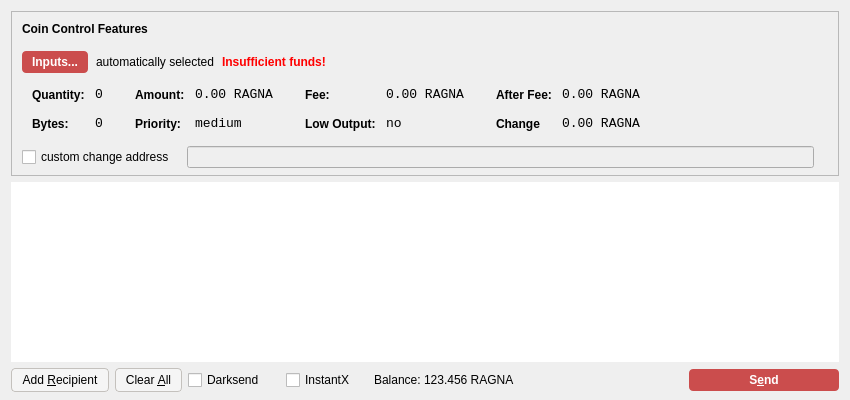
<?xml version="1.0" encoding="UTF-8"?>
<ui version="4.0">
 <class>SendCoinsDialog</class>
 <widget class="QDialog" name="SendCoinsDialog">
  <property name="geometry">
   <rect>
    <x>0</x>
    <y>0</y>
    <width>850</width>
    <height>400</height>
   </rect>
  </property>
  <property name="windowTitle">
   <string>Send Coins</string>
  </property>
  <layout class="QVBoxLayout" name="verticalLayout" stretch="0,1,0">
   <property name="bottomMargin">
    <number>8</number>
   </property>
   <item>
    <widget class="QFrame" name="frameCoinControl">
     <property name="sizePolicy">
      <sizepolicy hsizetype="Expanding" vsizetype="Expanding">
       <horstretch>0</horstretch>
       <verstretch>0</verstretch>
      </sizepolicy>
     </property>
     <property name="maximumSize">
      <size>
       <width>16777215</width>
       <height>16777215</height>
      </size>
     </property>
     <property name="frameShape">
      <enum>QFrame::StyledPanel</enum>
     </property>
     <property name="frameShadow">
      <enum>QFrame::Sunken</enum>
     </property>
     <layout class="QVBoxLayout" name="verticalLayoutCoinControl2">
      <property name="spacing">
       <number>6</number>
      </property>
      <property name="leftMargin">
       <number>0</number>
      </property>
      <property name="topMargin">
       <number>0</number>
      </property>
      <property name="rightMargin">
       <number>0</number>
      </property>
      <property name="bottomMargin">
       <number>6</number>
      </property>
      <item>
       <layout class="QVBoxLayout" name="verticalLayoutCoinControl" stretch="0,0,0,0,1">
        <property name="spacing">
         <number>0</number>
        </property>
        <property name="leftMargin">
         <number>10</number>
        </property>
        <property name="topMargin">
         <number>10</number>
        </property>
        <item>
         <layout class="QHBoxLayout" name="horizontalLayoutCoinControl1">
          <property name="bottomMargin">
           <number>15</number>
          </property>
          <item>
           <widget class="QLabel" name="labelCoinControlFeatures">
            <property name="sizePolicy">
             <sizepolicy hsizetype="Preferred" vsizetype="Maximum">
              <horstretch>0</horstretch>
              <verstretch>0</verstretch>
             </sizepolicy>
            </property>
            <property name="font">
             <font>
              <weight>75</weight>
              <bold>true</bold>
             </font>
            </property>
            <property name="styleSheet">
             <string notr="true">font-weight:bold;</string>
            </property>
            <property name="text">
             <string>Coin Control Features</string>
            </property>
           </widget>
          </item>
         </layout>
        </item>
        <item>
         <layout class="QHBoxLayout" name="horizontalLayoutCoinControl2" stretch="0,0,0,0">
          <property name="spacing">
           <number>8</number>
          </property>
          <property name="bottomMargin">
           <number>10</number>
          </property>
          <item>
           <widget class="QPushButton" name="pushButtonCoinControl">
            <property name="styleSheet">
             <string notr="true">background-color: rgb(203, 77, 77);
color: rgb(255, 255, 255);
border-radius: 4px;
border-color:  rgb(203, 77, 77);
font-weight: 600;
padding: 4px;
padding-left: 10px;
padding-right: 10px;</string>
            </property>
            <property name="text">
             <string>Inputs...</string>
            </property>
           </widget>
          </item>
          <item>
           <widget class="QLabel" name="labelCoinControlAutomaticallySelected">
            <property name="text">
             <string>automatically selected</string>
            </property>
            <property name="margin">
             <number>5</number>
            </property>
           </widget>
          </item>
          <item>
           <widget class="QLabel" name="labelCoinControlInsuffFunds">
            <property name="font">
             <font>
              <weight>75</weight>
              <bold>true</bold>
             </font>
            </property>
            <property name="styleSheet">
             <string notr="true">color:red;font-weight:bold;</string>
            </property>
            <property name="text">
             <string>Insufficient funds!</string>
            </property>
            <property name="margin">
             <number>5</number>
            </property>
           </widget>
          </item>
          <item>
           <spacer name="horizontalSpacerCoinControl">
            <property name="orientation">
             <enum>Qt::Horizontal</enum>
            </property>
            <property name="sizeHint" stdset="0">
             <size>
              <width>40</width>
              <height>1</height>
             </size>
            </property>
           </spacer>
          </item>
         </layout>
        </item>
        <item>
         <widget class="QWidget" name="widgetCoinControl" native="true">
          <property name="sizePolicy">
           <sizepolicy hsizetype="Preferred" vsizetype="Preferred">
            <horstretch>0</horstretch>
            <verstretch>0</verstretch>
           </sizepolicy>
          </property>
          <property name="minimumSize">
           <size>
            <width>0</width>
            <height>0</height>
           </size>
          </property>
          <property name="styleSheet">
           <string notr="true"/>
          </property>
          <layout class="QHBoxLayout" name="horizontalLayoutCoinControl5">
           <property name="leftMargin">
            <number>0</number>
           </property>
           <property name="topMargin">
            <number>0</number>
           </property>
           <property name="rightMargin">
            <number>0</number>
           </property>
           <property name="bottomMargin">
            <number>0</number>
           </property>
           <item>
            <layout class="QHBoxLayout" name="horizontalLayoutCoinControl3" stretch="0,0,0,1">
             <property name="spacing">
              <number>20</number>
             </property>
             <property name="topMargin">
              <number>0</number>
             </property>
             <property name="bottomMargin">
              <number>10</number>
             </property>
             <item>
              <layout class="QFormLayout" name="formLayoutCoinControl1">
               <property name="horizontalSpacing">
                <number>10</number>
               </property>
               <property name="verticalSpacing">
                <number>14</number>
               </property>
               <property name="leftMargin">
                <number>10</number>
               </property>
               <property name="topMargin">
                <number>4</number>
               </property>
               <property name="rightMargin">
                <number>6</number>
               </property>
               <item row="0" column="0">
                <widget class="QLabel" name="labelCoinControlQuantityText">
                 <property name="styleSheet">
                  <string notr="true">font-weight:bold;</string>
                 </property>
                 <property name="text">
                  <string>Quantity:</string>
                 </property>
                 <property name="margin">
                  <number>0</number>
                 </property>
                </widget>
               </item>
               <item row="0" column="1">
                <widget class="QLabel" name="labelCoinControlQuantity">
                 <property name="font">
                  <font>
                   <family>Monospace</family>
                   <pointsize>10</pointsize>
                  </font>
                 </property>
                 <property name="cursor">
                  <cursorShape>IBeamCursor</cursorShape>
                 </property>
                 <property name="contextMenuPolicy">
                  <enum>Qt::ActionsContextMenu</enum>
                 </property>
                 <property name="text">
                  <string>0</string>
                 </property>
                 <property name="margin">
                  <number>0</number>
                 </property>
                 <property name="textInteractionFlags">
                  <set>Qt::LinksAccessibleByMouse|Qt::TextSelectableByKeyboard|Qt::TextSelectableByMouse</set>
                 </property>
                </widget>
               </item>
               <item row="1" column="0">
                <widget class="QLabel" name="labelCoinControlBytesText">
                 <property name="styleSheet">
                  <string notr="true">font-weight:bold;</string>
                 </property>
                 <property name="text">
                  <string>Bytes:</string>
                 </property>
                </widget>
               </item>
               <item row="1" column="1">
                <widget class="QLabel" name="labelCoinControlBytes">
                 <property name="font">
                  <font>
                   <family>Monospace</family>
                   <pointsize>10</pointsize>
                  </font>
                 </property>
                 <property name="cursor">
                  <cursorShape>IBeamCursor</cursorShape>
                 </property>
                 <property name="contextMenuPolicy">
                  <enum>Qt::ActionsContextMenu</enum>
                 </property>
                 <property name="text">
                  <string>0</string>
                 </property>
                 <property name="textInteractionFlags">
                  <set>Qt::LinksAccessibleByMouse|Qt::TextSelectableByKeyboard|Qt::TextSelectableByMouse</set>
                 </property>
                </widget>
               </item>
              </layout>
             </item>
             <item>
              <layout class="QFormLayout" name="formLayoutCoinControl2">
               <property name="horizontalSpacing">
                <number>10</number>
               </property>
               <property name="verticalSpacing">
                <number>14</number>
               </property>
               <property name="leftMargin">
                <number>6</number>
               </property>
               <property name="topMargin">
                <number>4</number>
               </property>
               <property name="rightMargin">
                <number>6</number>
               </property>
               <item row="0" column="0">
                <widget class="QLabel" name="labelCoinControlAmountText">
                 <property name="styleSheet">
                  <string notr="true">font-weight:bold;</string>
                 </property>
                 <property name="text">
                  <string>Amount:</string>
                 </property>
                 <property name="margin">
                  <number>0</number>
                 </property>
                </widget>
               </item>
               <item row="0" column="1">
                <widget class="QLabel" name="labelCoinControlAmount">
                 <property name="font">
                  <font>
                   <family>Monospace</family>
                   <pointsize>10</pointsize>
                  </font>
                 </property>
                 <property name="cursor">
                  <cursorShape>IBeamCursor</cursorShape>
                 </property>
                 <property name="contextMenuPolicy">
                  <enum>Qt::ActionsContextMenu</enum>
                 </property>
                 <property name="text">
                  <string>0.00 RAGNA</string>
                 </property>
                 <property name="textInteractionFlags">
                  <set>Qt::LinksAccessibleByMouse|Qt::TextSelectableByKeyboard|Qt::TextSelectableByMouse</set>
                 </property>
                </widget>
               </item>
               <item row="1" column="0">
                <widget class="QLabel" name="labelCoinControlPriorityText">
                 <property name="styleSheet">
                  <string notr="true">font-weight:bold;</string>
                 </property>
                 <property name="text">
                  <string>Priority:</string>
                 </property>
                </widget>
               </item>
               <item row="1" column="1">
                <widget class="QLabel" name="labelCoinControlPriority">
                 <property name="font">
                  <font>
                   <family>Monospace</family>
                   <pointsize>10</pointsize>
                  </font>
                 </property>
                 <property name="cursor">
                  <cursorShape>IBeamCursor</cursorShape>
                 </property>
                 <property name="contextMenuPolicy">
                  <enum>Qt::ActionsContextMenu</enum>
                 </property>
                 <property name="text">
                  <string>medium</string>
                 </property>
                 <property name="textInteractionFlags">
                  <set>Qt::LinksAccessibleByMouse|Qt::TextSelectableByKeyboard|Qt::TextSelectableByMouse</set>
                 </property>
                </widget>
               </item>
              </layout>
             </item>
             <item>
              <layout class="QFormLayout" name="formLayoutCoinControl3">
               <property name="horizontalSpacing">
                <number>10</number>
               </property>
               <property name="verticalSpacing">
                <number>14</number>
               </property>
               <property name="leftMargin">
                <number>6</number>
               </property>
               <property name="topMargin">
                <number>4</number>
               </property>
               <property name="rightMargin">
                <number>6</number>
               </property>
               <item row="0" column="0">
                <widget class="QLabel" name="labelCoinControlFeeText">
                 <property name="styleSheet">
                  <string notr="true">font-weight:bold;</string>
                 </property>
                 <property name="text">
                  <string>Fee:</string>
                 </property>
                 <property name="margin">
                  <number>0</number>
                 </property>
                </widget>
               </item>
               <item row="0" column="1">
                <widget class="QLabel" name="labelCoinControlFee">
                 <property name="font">
                  <font>
                   <family>Monospace</family>
                   <pointsize>10</pointsize>
                  </font>
                 </property>
                 <property name="cursor">
                  <cursorShape>IBeamCursor</cursorShape>
                 </property>
                 <property name="contextMenuPolicy">
                  <enum>Qt::ActionsContextMenu</enum>
                 </property>
                 <property name="text">
                  <string>0.00 RAGNA</string>
                 </property>
                 <property name="textInteractionFlags">
                  <set>Qt::LinksAccessibleByMouse|Qt::TextSelectableByKeyboard|Qt::TextSelectableByMouse</set>
                 </property>
                </widget>
               </item>
               <item row="1" column="0">
                <widget class="QLabel" name="labelCoinControlLowOutputText">
                 <property name="styleSheet">
                  <string notr="true">font-weight:bold;</string>
                 </property>
                 <property name="text">
                  <string>Low Output:</string>
                 </property>
                </widget>
               </item>
               <item row="1" column="1">
                <widget class="QLabel" name="labelCoinControlLowOutput">
                 <property name="font">
                  <font>
                   <family>Monospace</family>
                   <pointsize>10</pointsize>
                  </font>
                 </property>
                 <property name="cursor">
                  <cursorShape>IBeamCursor</cursorShape>
                 </property>
                 <property name="contextMenuPolicy">
                  <enum>Qt::ActionsContextMenu</enum>
                 </property>
                 <property name="text">
                  <string>no</string>
                 </property>
                 <property name="textInteractionFlags">
                  <set>Qt::LinksAccessibleByMouse|Qt::TextSelectableByKeyboard|Qt::TextSelectableByMouse</set>
                 </property>
                </widget>
               </item>
              </layout>
             </item>
             <item>
              <layout class="QFormLayout" name="formLayoutCoinControl4">
               <property name="horizontalSpacing">
                <number>10</number>
               </property>
               <property name="verticalSpacing">
                <number>14</number>
               </property>
               <property name="leftMargin">
                <number>6</number>
               </property>
               <property name="topMargin">
                <number>4</number>
               </property>
               <property name="rightMargin">
                <number>6</number>
               </property>
               <item row="0" column="0">
                <widget class="QLabel" name="labelCoinControlAfterFeeText">
                 <property name="styleSheet">
                  <string notr="true">font-weight:bold;</string>
                 </property>
                 <property name="text">
                  <string>After Fee:</string>
                 </property>
                 <property name="margin">
                  <number>0</number>
                 </property>
                </widget>
               </item>
               <item row="0" column="1">
                <widget class="QLabel" name="labelCoinControlAfterFee">
                 <property name="font">
                  <font>
                   <family>Monospace</family>
                   <pointsize>10</pointsize>
                  </font>
                 </property>
                 <property name="cursor">
                  <cursorShape>IBeamCursor</cursorShape>
                 </property>
                 <property name="contextMenuPolicy">
                  <enum>Qt::ActionsContextMenu</enum>
                 </property>
                 <property name="text">
                  <string>0.00 RAGNA</string>
                 </property>
                 <property name="textInteractionFlags">
                  <set>Qt::LinksAccessibleByMouse|Qt::TextSelectableByKeyboard|Qt::TextSelectableByMouse</set>
                 </property>
                </widget>
               </item>
               <item row="1" column="0">
                <widget class="QLabel" name="labelCoinControlChangeText">
                 <property name="styleSheet">
                  <string notr="true">font-weight:bold;</string>
                 </property>
                 <property name="text">
                  <string>Change</string>
                 </property>
                </widget>
               </item>
               <item row="1" column="1">
                <widget class="QLabel" name="labelCoinControlChange">
                 <property name="font">
                  <font>
                   <family>Monospace</family>
                   <pointsize>10</pointsize>
                  </font>
                 </property>
                 <property name="cursor">
                  <cursorShape>IBeamCursor</cursorShape>
                 </property>
                 <property name="contextMenuPolicy">
                  <enum>Qt::ActionsContextMenu</enum>
                 </property>
                 <property name="text">
                  <string>0.00 RAGNA</string>
                 </property>
                 <property name="textInteractionFlags">
                  <set>Qt::LinksAccessibleByMouse|Qt::TextSelectableByKeyboard|Qt::TextSelectableByMouse</set>
                 </property>
                </widget>
               </item>
              </layout>
             </item>
            </layout>
           </item>
          </layout>
         </widget>
        </item>
        <item>
         <layout class="QHBoxLayout" name="horizontalLayoutCoinControl4" stretch="0,0,0">
          <property name="spacing">
           <number>12</number>
          </property>
          <property name="sizeConstraint">
           <enum>QLayout::SetDefaultConstraint</enum>
          </property>
          <property name="topMargin">
           <number>5</number>
          </property>
          <property name="rightMargin">
           <number>5</number>
          </property>
          <item>
           <widget class="QCheckBox" name="checkBoxCoinControlChange">
            <property name="text">
             <string>custom change address</string>
            </property>
           </widget>
          </item>
          <item>
           <widget class="QLineEdit" name="lineEditCoinControlChange">
            <property name="enabled">
             <bool>false</bool>
            </property>
            <property name="sizePolicy">
             <sizepolicy hsizetype="Expanding" vsizetype="Fixed">
              <horstretch>0</horstretch>
              <verstretch>0</verstretch>
             </sizepolicy>
            </property>
           </widget>
          </item>
          <item>
           <widget class="QLabel" name="labelCoinControlChangeLabel">
            <property name="sizePolicy">
             <sizepolicy hsizetype="Preferred" vsizetype="Expanding">
              <horstretch>0</horstretch>
              <verstretch>0</verstretch>
             </sizepolicy>
            </property>
            <property name="minimumSize">
             <size>
              <width>0</width>
              <height>0</height>
             </size>
            </property>
            <property name="text">
             <string/>
            </property>
            <property name="margin">
             <number>3</number>
            </property>
           </widget>
          </item>
         </layout>
        </item>
        <item>
         <spacer name="verticalSpacerCoinControl">
          <property name="orientation">
           <enum>Qt::Vertical</enum>
          </property>
          <property name="sizeHint" stdset="0">
           <size>
            <width>800</width>
            <height>1</height>
           </size>
          </property>
         </spacer>
        </item>
       </layout>
      </item>
     </layout>
    </widget>
   </item>
   <item>
    <widget class="QScrollArea" name="scrollArea">
     <property name="styleSheet">
      <string notr="true">border: 0;</string>
     </property>
     <property name="widgetResizable">
      <bool>true</bool>
     </property>
     <widget class="QWidget" name="scrollAreaWidgetContents">
      <property name="geometry">
       <rect>
        <x>0</x>
        <y>0</y>
        <width>832</width>
        <height>156</height>
       </rect>
      </property>
      <property name="styleSheet">
       <string notr="true">background-color: rgb(255, 255, 255);
border: 0;</string>
      </property>
      <layout class="QVBoxLayout" name="verticalLayout_2">
       <property name="leftMargin">
        <number>0</number>
       </property>
       <property name="topMargin">
        <number>0</number>
       </property>
       <property name="rightMargin">
        <number>0</number>
       </property>
       <property name="bottomMargin">
        <number>0</number>
       </property>
       <item>
        <layout class="QVBoxLayout" name="entries">
         <property name="spacing">
          <number>6</number>
         </property>
        </layout>
       </item>
       <item>
        <spacer name="verticalSpacer">
         <property name="orientation">
          <enum>Qt::Vertical</enum>
         </property>
         <property name="sizeHint" stdset="0">
          <size>
           <width>20</width>
           <height>40</height>
          </size>
         </property>
        </spacer>
       </item>
      </layout>
     </widget>
    </widget>
   </item>
   <item>
    <layout class="QHBoxLayout" name="horizontalLayout">
     <item>
      <widget class="QPushButton" name="addButton">
       <property name="toolTip">
        <string>Send to multiple recipients at once</string>
       </property>
       <property name="styleSheet">
        <string notr="true">background-color: rgb(245, 245, 245);
border-radius: 4px;
border: 1px solid #c4c1bd;
font-weight: 400;
padding: 4px;
padding-left: 10px;
padding-right: 10px;</string>
       </property>
       <property name="text">
        <string>Add &amp;Recipient</string>
       </property>
       <property name="autoDefault">
        <bool>false</bool>
       </property>
      </widget>
     </item>
     <item>
      <widget class="QPushButton" name="clearButton">
       <property name="sizePolicy">
        <sizepolicy hsizetype="Minimum" vsizetype="Fixed">
         <horstretch>0</horstretch>
         <verstretch>0</verstretch>
        </sizepolicy>
       </property>
       <property name="toolTip">
        <string>Remove all transaction fields</string>
       </property>
       <property name="styleSheet">
        <string notr="true">background-color: rgb(245, 245, 245);
border-radius: 4px;
border: 1px solid #c4c1bd;
font-weight: 400;
padding: 4px;
padding-left: 10px;
padding-right: 10px;</string>
       </property>
       <property name="text">
        <string>Clear &amp;All</string>
       </property>
       <property name="autoRepeatDelay">
        <number>300</number>
       </property>
       <property name="autoDefault">
        <bool>false</bool>
       </property>
      </widget>
     </item>
     <item>
      <layout class="QHBoxLayout" name="horizontalLayout_2">
       <property name="spacing">
        <number>3</number>
       </property>
       <item>
        <widget class="QCheckBox" name="checkUseDarksend">
         <property name="minimumSize">
          <size>
           <width>95</width>
           <height>0</height>
          </size>
         </property>
         <property name="visible">
          <bool>false</bool>
         </property>
         <property name="text">
          <string>Darksend</string>
         </property>
        </widget>
       </item>
       <item>
        <widget class="QCheckBox" name="checkInstantX">
         <property name="minimumSize">
          <size>
           <width>85</width>
           <height>0</height>
          </size>
         </property>
         <property name="visible">
          <bool>false</bool>
         </property>
         <property name="text">
          <string>InstantX</string>
         </property>
        </widget>
       </item>
       <item>
        <widget class="QLabel" name="label">
         <property name="sizePolicy">
          <sizepolicy hsizetype="Preferred" vsizetype="Fixed">
           <horstretch>0</horstretch>
           <verstretch>0</verstretch>
          </sizepolicy>
         </property>
         <property name="text">
          <string>Balance:</string>
         </property>
        </widget>
       </item>
       <item>
        <widget class="QLabel" name="labelBalance">
         <property name="sizePolicy">
          <sizepolicy hsizetype="Preferred" vsizetype="Fixed">
           <horstretch>0</horstretch>
           <verstretch>0</verstretch>
          </sizepolicy>
         </property>
         <property name="cursor">
          <cursorShape>IBeamCursor</cursorShape>
         </property>
         <property name="text">
          <string>123.456 RAGNA</string>
         </property>
         <property name="textInteractionFlags">
          <set>Qt::LinksAccessibleByMouse|Qt::TextSelectableByKeyboard|Qt::TextSelectableByMouse</set>
         </property>
        </widget>
       </item>
      </layout>
     </item>
     <item>
      <spacer name="horizontalSpacer">
       <property name="orientation">
        <enum>Qt::Horizontal</enum>
       </property>
       <property name="sizeHint" stdset="0">
        <size>
         <width>40</width>
         <height>20</height>
        </size>
       </property>
      </spacer>
     </item>
     <item>
      <widget class="QPushButton" name="sendButton">
       <property name="minimumSize">
        <size>
         <width>150</width>
         <height>0</height>
        </size>
       </property>
       <property name="toolTip">
        <string>Confirm the send action</string>
       </property>
       <property name="styleSheet">
        <string notr="true">background-color: rgb(203, 77, 77);
color: rgb(255, 255, 255);
border-radius: 4px;
border-color:  rgb(203, 77, 77);
font-weight: 600;
padding: 4px;
padding-left: 10px;
padding-right: 10px;</string>
       </property>
       <property name="text">
        <string>S&amp;end</string>
       </property>
       <property name="default">
        <bool>true</bool>
       </property>
      </widget>
     </item>
    </layout>
   </item>
  </layout>
 </widget>
 <resources/>
 <connections/>
</ui>
